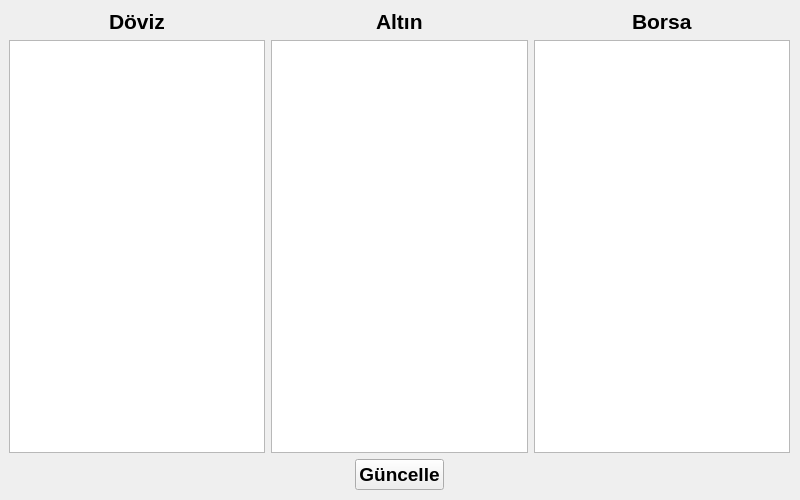
<?xml version="1.0" encoding="UTF-8"?>
<ui version="4.0">
 <class>main_window</class>
 <widget class="QMainWindow" name="main_window">
  <property name="geometry">
   <rect>
    <x>0</x>
    <y>0</y>
    <width>800</width>
    <height>500</height>
   </rect>
  </property>
  <property name="windowTitle">
   <string>Döviz, Altın, Borsa</string>
  </property>
  <widget class="QWidget" name="central_widget">
   <widget class="QWidget" name="verticalLayoutWidget">
    <property name="geometry">
     <rect>
      <x>9</x>
      <y>9</y>
      <width>781</width>
      <height>481</height>
     </rect>
    </property>
    <layout class="QVBoxLayout" name="v_box">
     <item>
      <layout class="QHBoxLayout" name="h_box_title">
       <item alignment="Qt::AlignHCenter|Qt::AlignBottom">
        <widget class="QLabel" name="label_doviz">
         <property name="font">
          <font>
           <family>Arial</family>
           <pointsize>16</pointsize>
           <weight>75</weight>
           <bold>true</bold>
          </font>
         </property>
         <property name="text">
          <string>Döviz</string>
         </property>
        </widget>
       </item>
       <item alignment="Qt::AlignHCenter|Qt::AlignBottom">
        <widget class="QLabel" name="label_altin">
         <property name="font">
          <font>
           <family>Arial</family>
           <pointsize>16</pointsize>
           <weight>75</weight>
           <bold>true</bold>
          </font>
         </property>
         <property name="text">
          <string>Altın</string>
         </property>
        </widget>
       </item>
       <item alignment="Qt::AlignHCenter|Qt::AlignBottom">
        <widget class="QLabel" name="label_borsa">
         <property name="font">
          <font>
           <family>Arial</family>
           <pointsize>16</pointsize>
           <weight>75</weight>
           <bold>true</bold>
          </font>
         </property>
         <property name="layoutDirection">
          <enum>Qt::LeftToRight</enum>
         </property>
         <property name="text">
          <string>Borsa</string>
         </property>
        </widget>
       </item>
      </layout>
     </item>
     <item>
      <layout class="QHBoxLayout" name="h_box_info">
       <item>
        <widget class="QTextBrowser" name="text_doviz">
         <property name="font">
          <font>
           <family>Arial</family>
           <pointsize>12</pointsize>
           <weight>75</weight>
           <bold>true</bold>
          </font>
         </property>
        </widget>
       </item>
       <item>
        <widget class="QTextBrowser" name="text_altin">
         <property name="font">
          <font>
           <family>Arial</family>
           <pointsize>12</pointsize>
           <weight>75</weight>
           <bold>true</bold>
          </font>
         </property>
        </widget>
       </item>
       <item>
        <widget class="QTextBrowser" name="text_borsa">
         <property name="font">
          <font>
           <family>Arial</family>
           <pointsize>12</pointsize>
           <weight>75</weight>
           <bold>true</bold>
          </font>
         </property>
        </widget>
       </item>
      </layout>
     </item>
     <item>
      <layout class="QHBoxLayout" name="h_box_button">
       <item>
        <spacer name="horizontalSpacer">
         <property name="orientation">
          <enum>Qt::Horizontal</enum>
         </property>
         <property name="sizeHint" stdset="0">
          <size>
           <width>40</width>
           <height>20</height>
          </size>
         </property>
        </spacer>
       </item>
       <item>
        <widget class="QPushButton" name="button_guncelle">
         <property name="font">
          <font>
           <family>Arial</family>
           <pointsize>14</pointsize>
           <weight>75</weight>
           <bold>true</bold>
          </font>
         </property>
         <property name="text">
          <string>Güncelle</string>
         </property>
        </widget>
       </item>
       <item>
        <spacer name="horizontalSpacer_2">
         <property name="orientation">
          <enum>Qt::Horizontal</enum>
         </property>
         <property name="sizeHint" stdset="0">
          <size>
           <width>40</width>
           <height>20</height>
          </size>
         </property>
        </spacer>
       </item>
      </layout>
     </item>
    </layout>
   </widget>
  </widget>
 </widget>
 <resources/>
 <connections/>
</ui>
